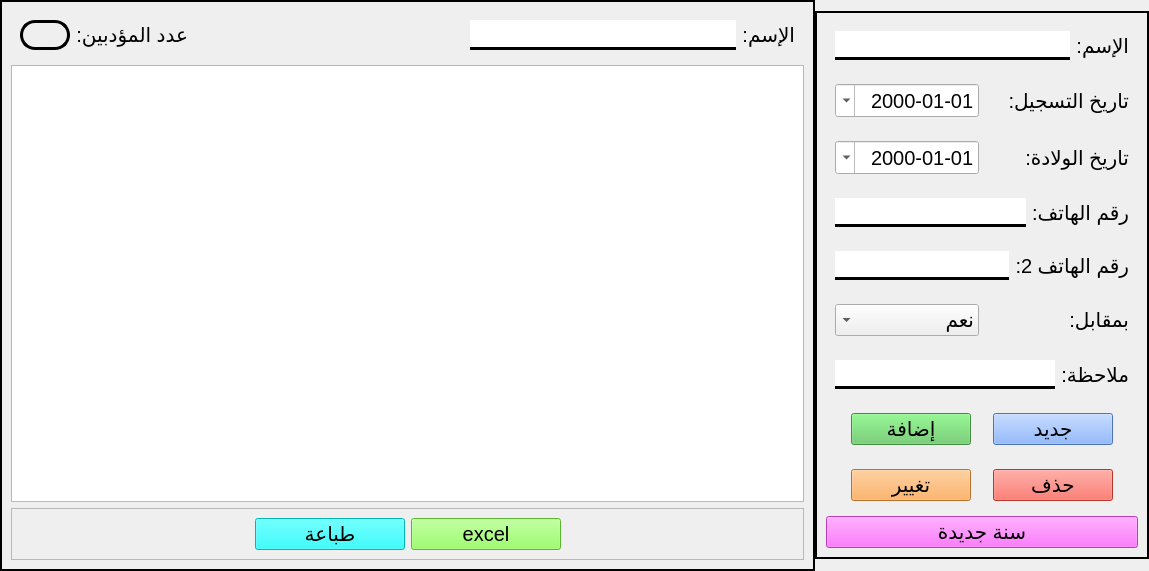
<?xml version="1.0" encoding="UTF-8"?>
<ui version="4.0">
 <class>Form</class>
 <widget class="QWidget" name="Form">
  <property name="geometry">
   <rect>
    <x>0</x>
    <y>0</y>
    <width>1149</width>
    <height>571</height>
   </rect>
  </property>
  <property name="windowTitle">
   <string>Form</string>
  </property>
  <layout class="QHBoxLayout" name="horizontalLayout">
   <property name="spacing">
    <number>0</number>
   </property>
   <property name="leftMargin">
    <number>0</number>
   </property>
   <property name="topMargin">
    <number>0</number>
   </property>
   <property name="rightMargin">
    <number>0</number>
   </property>
   <property name="bottomMargin">
    <number>0</number>
   </property>
   <item>
    <widget class="QFrame" name="frame_11">
     <property name="sizePolicy">
      <sizepolicy hsizetype="Expanding" vsizetype="Preferred">
       <horstretch>0</horstretch>
       <verstretch>0</verstretch>
      </sizepolicy>
     </property>
     <property name="frameShape">
      <enum>QFrame::Shape::Box</enum>
     </property>
     <property name="frameShadow">
      <enum>QFrame::Shadow::Plain</enum>
     </property>
     <property name="lineWidth">
      <number>2</number>
     </property>
     <layout class="QVBoxLayout" name="verticalLayout_2">
      <item>
       <widget class="QFrame" name="frame_12">
        <property name="frameShape">
         <enum>QFrame::Shape::NoFrame</enum>
        </property>
        <property name="frameShadow">
         <enum>QFrame::Shadow::Raised</enum>
        </property>
        <layout class="QHBoxLayout" name="horizontalLayout_2">
         <item>
          <widget class="QLabel" name="nb">
           <property name="minimumSize">
            <size>
             <width>50</width>
             <height>0</height>
            </size>
           </property>
           <property name="maximumSize">
            <size>
             <width>16777215</width>
             <height>50</height>
            </size>
           </property>
           <property name="font">
            <font>
             <pointsize>15</pointsize>
            </font>
           </property>
           <property name="styleSheet">
            <string notr="true">border: 3px solid black; 
border-radius: 15px</string>
           </property>
           <property name="text">
            <string/>
           </property>
          </widget>
         </item>
         <item>
          <widget class="QLabel" name="label_8">
           <property name="font">
            <font>
             <pointsize>15</pointsize>
            </font>
           </property>
           <property name="text">
            <string>عدد المؤدبين:</string>
           </property>
          </widget>
         </item>
         <item>
          <spacer name="horizontalSpacer_3">
           <property name="orientation">
            <enum>Qt::Orientation::Horizontal</enum>
           </property>
           <property name="sizeHint" stdset="0">
            <size>
             <width>276</width>
             <height>20</height>
            </size>
           </property>
          </spacer>
         </item>
         <item>
          <widget class="QLineEdit" name="search">
           <property name="minimumSize">
            <size>
             <width>200</width>
             <height>30</height>
            </size>
           </property>
           <property name="font">
            <font>
             <pointsize>15</pointsize>
            </font>
           </property>
           <property name="styleSheet">
            <string notr="true">border: 3px solid black;
border-left: none;
border-right: none;
border-top: none 
</string>
           </property>
          </widget>
         </item>
         <item>
          <widget class="QLabel" name="label_7">
           <property name="font">
            <font>
             <pointsize>15</pointsize>
            </font>
           </property>
           <property name="text">
            <string>الإسم:</string>
           </property>
          </widget>
         </item>
        </layout>
       </widget>
      </item>
      <item>
       <widget class="QTableView" name="teachers_table">
        <property name="font">
         <font>
          <pointsize>15</pointsize>
         </font>
        </property>
        <property name="layoutDirection">
         <enum>Qt::LayoutDirection::RightToLeft</enum>
        </property>
        <property name="editTriggers">
         <set>QAbstractItemView::EditTrigger::NoEditTriggers</set>
        </property>
        <property name="alternatingRowColors">
         <bool>true</bool>
        </property>
        <property name="selectionMode">
         <enum>QAbstractItemView::SelectionMode::SingleSelection</enum>
        </property>
        <property name="selectionBehavior">
         <enum>QAbstractItemView::SelectionBehavior::SelectRows</enum>
        </property>
        <property name="verticalScrollMode">
         <enum>QAbstractItemView::ScrollMode::ScrollPerPixel</enum>
        </property>
        <property name="horizontalScrollMode">
         <enum>QAbstractItemView::ScrollMode::ScrollPerPixel</enum>
        </property>
        <property name="showGrid">
         <bool>false</bool>
        </property>
        <attribute name="horizontalHeaderMinimumSectionSize">
         <number>150</number>
        </attribute>
        <attribute name="horizontalHeaderDefaultSectionSize">
         <number>150</number>
        </attribute>
        <attribute name="verticalHeaderCascadingSectionResizes">
         <bool>true</bool>
        </attribute>
        <attribute name="verticalHeaderDefaultSectionSize">
         <number>35</number>
        </attribute>
       </widget>
      </item>
      <item>
       <widget class="QFrame" name="frame_13">
        <property name="frameShape">
         <enum>QFrame::Shape::StyledPanel</enum>
        </property>
        <property name="frameShadow">
         <enum>QFrame::Shadow::Raised</enum>
        </property>
        <layout class="QHBoxLayout" name="horizontalLayout_5">
         <item>
          <spacer name="horizontalSpacer_5">
           <property name="orientation">
            <enum>Qt::Orientation::Horizontal</enum>
           </property>
           <property name="sizeHint" stdset="0">
            <size>
             <width>40</width>
             <height>20</height>
            </size>
           </property>
          </spacer>
         </item>
         <item>
          <widget class="QPushButton" name="printing_btn">
           <property name="minimumSize">
            <size>
             <width>150</width>
             <height>30</height>
            </size>
           </property>
           <property name="font">
            <font>
             <pointsize>15</pointsize>
            </font>
           </property>
           <property name="styleSheet">
            <string notr="true">background-color: rgb(0, 255, 255);</string>
           </property>
           <property name="text">
            <string>طباعة</string>
           </property>
           <property name="shortcut">
            <string>Ctrl+P</string>
           </property>
          </widget>
         </item>
         <item>
          <widget class="QPushButton" name="export_btn">
           <property name="minimumSize">
            <size>
             <width>150</width>
             <height>30</height>
            </size>
           </property>
           <property name="font">
            <font>
             <pointsize>15</pointsize>
            </font>
           </property>
           <property name="styleSheet">
            <string notr="true">background-color: rgb(127, 255, 67);</string>
           </property>
           <property name="text">
            <string>excel</string>
           </property>
           <property name="shortcut">
            <string>Ctrl+E</string>
           </property>
          </widget>
         </item>
         <item>
          <spacer name="horizontalSpacer_4">
           <property name="orientation">
            <enum>Qt::Orientation::Horizontal</enum>
           </property>
           <property name="sizeHint" stdset="0">
            <size>
             <width>40</width>
             <height>20</height>
            </size>
           </property>
          </spacer>
         </item>
        </layout>
       </widget>
      </item>
     </layout>
    </widget>
   </item>
   <item>
    <widget class="QFrame" name="frame_4">
     <property name="sizePolicy">
      <sizepolicy hsizetype="Fixed" vsizetype="Fixed">
       <horstretch>0</horstretch>
       <verstretch>0</verstretch>
      </sizepolicy>
     </property>
     <property name="frameShape">
      <enum>QFrame::Shape::Box</enum>
     </property>
     <property name="frameShadow">
      <enum>QFrame::Shadow::Plain</enum>
     </property>
     <property name="lineWidth">
      <number>2</number>
     </property>
     <layout class="QVBoxLayout" name="verticalLayout_4">
      <item>
       <widget class="QFrame" name="frame">
        <layout class="QHBoxLayout" name="horizontalLayout_3">
         <item>
          <widget class="QLineEdit" name="name">
           <property name="font">
            <font>
             <pointsize>15</pointsize>
            </font>
           </property>
           <property name="styleSheet">
            <string notr="true">border: 3px solid black;
border-left: none;
border-right: none;
border-top: none 
</string>
           </property>
          </widget>
         </item>
         <item>
          <widget class="QLabel" name="label_2">
           <property name="font">
            <font>
             <pointsize>15</pointsize>
            </font>
           </property>
           <property name="text">
            <string>الإسم:</string>
           </property>
          </widget>
         </item>
        </layout>
       </widget>
      </item>
      <item>
       <widget class="QFrame" name="frame_2">
        <layout class="QHBoxLayout" name="horizontalLayout_9">
         <item>
          <widget class="QDateEdit" name="date_inscrit">
           <property name="font">
            <font>
             <pointsize>15</pointsize>
            </font>
           </property>
           <property name="layoutDirection">
            <enum>Qt::LayoutDirection::RightToLeft</enum>
           </property>
           <property name="alignment">
            <set>Qt::AlignmentFlag::AlignRight|Qt::AlignmentFlag::AlignTrailing|Qt::AlignmentFlag::AlignVCenter</set>
           </property>
           <property name="displayFormat">
            <string>dd-MM-yyyy</string>
           </property>
           <property name="calendarPopup">
            <bool>true</bool>
           </property>
          </widget>
         </item>
         <item>
          <widget class="QLabel" name="label_4">
           <property name="font">
            <font>
             <pointsize>15</pointsize>
            </font>
           </property>
           <property name="text">
            <string>تاريخ التسجيل:</string>
           </property>
          </widget>
         </item>
        </layout>
       </widget>
      </item>
      <item>
       <widget class="QFrame" name="frame_3">
        <layout class="QHBoxLayout" name="horizontalLayout_4">
         <item>
          <widget class="QDateEdit" name="birthday">
           <property name="font">
            <font>
             <pointsize>15</pointsize>
            </font>
           </property>
           <property name="layoutDirection">
            <enum>Qt::LayoutDirection::RightToLeft</enum>
           </property>
           <property name="alignment">
            <set>Qt::AlignmentFlag::AlignRight|Qt::AlignmentFlag::AlignTrailing|Qt::AlignmentFlag::AlignVCenter</set>
           </property>
           <property name="displayFormat">
            <string>dd-MM-yyyy</string>
           </property>
           <property name="calendarPopup">
            <bool>true</bool>
           </property>
          </widget>
         </item>
         <item>
          <widget class="QLabel" name="label_3">
           <property name="font">
            <font>
             <pointsize>15</pointsize>
            </font>
           </property>
           <property name="text">
            <string>تاريخ الولادة:</string>
           </property>
          </widget>
         </item>
        </layout>
       </widget>
      </item>
      <item>
       <widget class="QFrame" name="frame_5">
        <layout class="QHBoxLayout" name="horizontalLayout_6">
         <item>
          <widget class="QLineEdit" name="phone">
           <property name="font">
            <font>
             <pointsize>15</pointsize>
            </font>
           </property>
           <property name="styleSheet">
            <string notr="true">border: 3px solid black;
border-left: none;
border-right: none;
border-top: none 
</string>
           </property>
          </widget>
         </item>
         <item>
          <widget class="QLabel" name="label_9">
           <property name="font">
            <font>
             <pointsize>15</pointsize>
            </font>
           </property>
           <property name="text">
            <string>رقم الهاتف:</string>
           </property>
          </widget>
         </item>
        </layout>
       </widget>
      </item>
      <item>
       <widget class="QFrame" name="frame_6">
        <layout class="QHBoxLayout" name="horizontalLayout_7">
         <item>
          <widget class="QLineEdit" name="phone_2">
           <property name="font">
            <font>
             <pointsize>15</pointsize>
            </font>
           </property>
           <property name="styleSheet">
            <string notr="true">border: 3px solid black;
border-left: none;
border-right: none;
border-top: none 
</string>
           </property>
          </widget>
         </item>
         <item>
          <widget class="QLabel" name="label_5">
           <property name="font">
            <font>
             <pointsize>15</pointsize>
            </font>
           </property>
           <property name="text">
            <string>رقم الهاتف 2:</string>
           </property>
          </widget>
         </item>
        </layout>
       </widget>
      </item>
      <item>
       <widget class="QFrame" name="frame_7">
        <layout class="QHBoxLayout" name="horizontalLayout_12">
         <item>
          <widget class="QComboBox" name="money">
           <property name="minimumSize">
            <size>
             <width>0</width>
             <height>30</height>
            </size>
           </property>
           <property name="font">
            <font>
             <pointsize>15</pointsize>
            </font>
           </property>
           <property name="layoutDirection">
            <enum>Qt::LayoutDirection::RightToLeft</enum>
           </property>
           <item>
            <property name="text">
             <string>نعم</string>
            </property>
           </item>
           <item>
            <property name="text">
             <string>لا</string>
            </property>
           </item>
          </widget>
         </item>
         <item>
          <widget class="QLabel" name="label_10">
           <property name="font">
            <font>
             <pointsize>15</pointsize>
            </font>
           </property>
           <property name="text">
            <string>بمقابل:</string>
           </property>
          </widget>
         </item>
        </layout>
       </widget>
      </item>
      <item>
       <widget class="QFrame" name="frame_8">
        <layout class="QHBoxLayout" name="horizontalLayout_8">
         <item>
          <widget class="QLineEdit" name="note">
           <property name="font">
            <font>
             <pointsize>15</pointsize>
            </font>
           </property>
           <property name="styleSheet">
            <string notr="true">border: 3px solid black;
border-left: none;
border-right: none;
border-top: none 
</string>
           </property>
          </widget>
         </item>
         <item>
          <widget class="QLabel" name="label_6">
           <property name="font">
            <font>
             <pointsize>15</pointsize>
            </font>
           </property>
           <property name="text">
            <string>ملاحظة:</string>
           </property>
          </widget>
         </item>
        </layout>
       </widget>
      </item>
      <item>
       <widget class="QFrame" name="frame_9">
        <layout class="QHBoxLayout" name="horizontalLayout_10">
         <item>
          <widget class="QPushButton" name="add_btn">
           <property name="minimumSize">
            <size>
             <width>120</width>
             <height>30</height>
            </size>
           </property>
           <property name="maximumSize">
            <size>
             <width>120</width>
             <height>16777215</height>
            </size>
           </property>
           <property name="font">
            <font>
             <pointsize>15</pointsize>
            </font>
           </property>
           <property name="styleSheet">
            <string notr="true">background-color: rgb(95, 199, 94);</string>
           </property>
           <property name="text">
            <string>إضافة</string>
           </property>
          </widget>
         </item>
         <item>
          <widget class="QPushButton" name="new_btn">
           <property name="minimumSize">
            <size>
             <width>120</width>
             <height>30</height>
            </size>
           </property>
           <property name="maximumSize">
            <size>
             <width>120</width>
             <height>16777215</height>
            </size>
           </property>
           <property name="font">
            <font>
             <pointsize>15</pointsize>
            </font>
           </property>
           <property name="styleSheet">
            <string notr="true">background-color: rgb(111, 162, 255);</string>
           </property>
           <property name="text">
            <string>جديد</string>
           </property>
          </widget>
         </item>
        </layout>
       </widget>
      </item>
      <item>
       <widget class="QFrame" name="frame_10">
        <layout class="QHBoxLayout" name="horizontalLayout_11">
         <item>
          <widget class="QPushButton" name="update_btn">
           <property name="minimumSize">
            <size>
             <width>120</width>
             <height>30</height>
            </size>
           </property>
           <property name="maximumSize">
            <size>
             <width>120</width>
             <height>16777215</height>
            </size>
           </property>
           <property name="font">
            <font>
             <pointsize>15</pointsize>
            </font>
           </property>
           <property name="styleSheet">
            <string notr="true">background-color: rgb(255, 160, 65);</string>
           </property>
           <property name="text">
            <string>تغيير</string>
           </property>
          </widget>
         </item>
         <item>
          <widget class="QPushButton" name="delete_btn">
           <property name="minimumSize">
            <size>
             <width>120</width>
             <height>30</height>
            </size>
           </property>
           <property name="maximumSize">
            <size>
             <width>120</width>
             <height>16777215</height>
            </size>
           </property>
           <property name="font">
            <font>
             <pointsize>15</pointsize>
            </font>
           </property>
           <property name="styleSheet">
            <string notr="true">background-color: rgb(255, 74, 61);</string>
           </property>
           <property name="text">
            <string>حذف</string>
           </property>
          </widget>
         </item>
        </layout>
       </widget>
      </item>
      <item>
       <widget class="QPushButton" name="new_year_btn">
        <property name="minimumSize">
         <size>
          <width>120</width>
          <height>30</height>
         </size>
        </property>
        <property name="maximumSize">
         <size>
          <width>16777215</width>
          <height>16777215</height>
         </size>
        </property>
        <property name="font">
         <font>
          <pointsize>15</pointsize>
         </font>
        </property>
        <property name="styleSheet">
         <string notr="true">background-color: rgb(255, 85, 255);</string>
        </property>
        <property name="text">
         <string>سنة جديدة</string>
        </property>
       </widget>
      </item>
     </layout>
    </widget>
   </item>
  </layout>
 </widget>
 <resources/>
 <connections/>
</ui>
